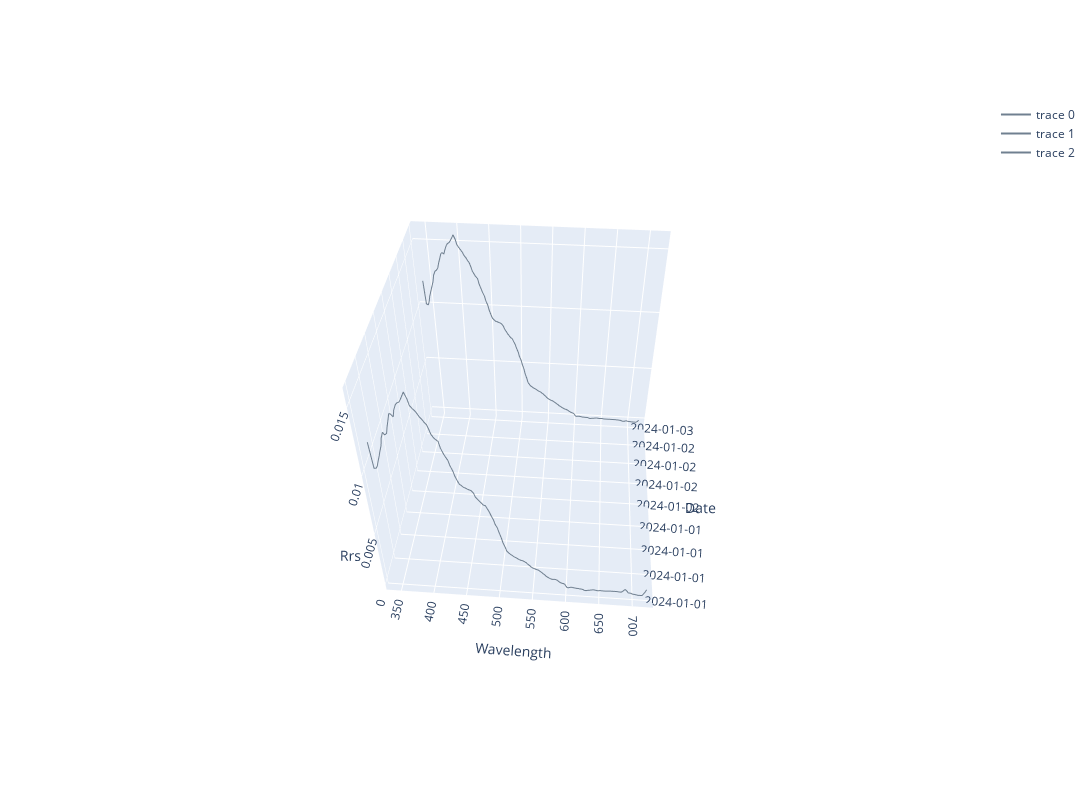

The notebook cell saved with this chart:
### Code cell
import plotly.graph_objects as go
import numpy as np

# Assuming average_per_dataset is already created using Dask
wavelengths = average_per_dataset['wavelength'].values
rrs_values = average_per_dataset['Rrs'].compute()  # Trigger computation for all datasets
y_indices = np.arange(rrs_values.shape[0])  # Create an array of dataset indices
dates = pd.date_range(start='2024-01-01', periods=10, freq='D')  # Example dates
dates = pd.to_datetime(dates)

# Define a list of colors
colors = px.colors.qualitative.Plotly  # List of qualitative colors

# Create a 3D scatter plot
fig = go.Figure()

for dataset_index in range(rrs_values.shape[0]):
    fig.add_trace(go.Scatter3d(
        x=wavelengths,
        y=[dates[dataset_index]] * len(wavelengths),  # Repeat date for each wavelength
        z=rrs_values[dataset_index],
        mode='lines',
        line=dict(color='slategray')
    ))

# Update layout with larger figure size
fig.update_layout(
    scene=dict(
        xaxis_title='Wavelength',
        yaxis_title='Date',
        zaxis_title='Rrs',
        yaxis=dict(
            tickformat='%Y-%m-%d',  # Format y-axis ticks as dates
            type='date'  # Ensure y-axis treats values as dates
        )
    ),
    width=1200,  # Width of the plot in pixels
    height=800,  # Height of the plot in pixels
)

fig.show()

### Figure 1 — Plotly figure (JSON) as saved in the notebook; plotly's stock layout.template omitted (floating-point values rounded to 4 significant figures; data arrays with more than 128 entries replaced by an {"elided": "..."} marker saying what was removed)
{"data": [{"line": {"color": "slategray"}, "mode": "lines", "type": "scatter3d", "x": {"elided": "184 int values"}, "y": {"elided": "184 str values"}, "z": {"elided": "184 float values"}}, {"line": {"color": "slategray"}, "mode": "lines", "type": "scatter3d", "x": {"elided": "184 int values"}, "y": {"elided": "184 str values"}, "z": {"elided": "184 null values"}}, {"line": {"color": "slategray"}, "mode": "lines", "type": "scatter3d", "x": {"elided": "184 int values"}, "y": {"elided": "184 str values"}, "z": {"elided": "184 float values"}}], "layout": {"height": 800, "scene": {"aspectmode": "auto", "aspectratio": {"x": 1, "y": 1, "z": 1}, "camera": {"center": {"x": 0, "y": 0, "z": 0}, "eye": {"x": 0.1667, "y": -2.098, "z": 1.898}, "projection": {"type": "perspective"}, "up": {"x": 0, "y": 0, "z": 1}}, "xaxis": {"title": {"text": "Wavelength"}, "type": "linear"}, "yaxis": {"tickformat": "%Y-%m-%d", "title": {"text": "Date"}, "type": "date"}, "zaxis": {"title": {"text": "Rrs"}, "type": "linear"}}, "width": 1200}}
